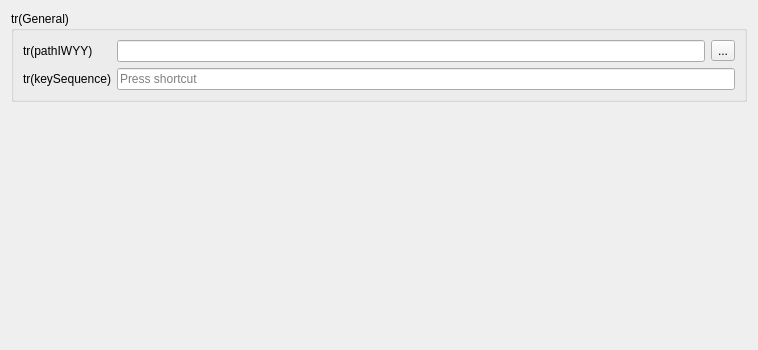
<?xml version="1.0" encoding="UTF-8"?>
<ui version="4.0">
 <class>GeneralOptionWidget</class>
 <widget class="QWidget" name="GeneralOptionWidget">
  <property name="geometry">
   <rect>
    <x>0</x>
    <y>0</y>
    <width>758</width>
    <height>350</height>
   </rect>
  </property>
  <property name="windowTitle">
   <string>Form</string>
  </property>
  <layout class="QVBoxLayout" name="verticalLayout">
   <item>
    <widget class="QGroupBox" name="groupBox">
     <property name="title">
      <string>tr(General)</string>
     </property>
     <layout class="QFormLayout" name="formLayout">
      <item row="1" column="1">
       <layout class="QHBoxLayout" name="horizontalLayout">
        <item>
         <widget class="QLineEdit" name="lnPath"/>
        </item>
        <item>
         <widget class="QToolButton" name="tbntOpenFileDialog">
          <property name="text">
           <string>...</string>
          </property>
         </widget>
        </item>
       </layout>
      </item>
      <item row="2" column="0">
       <widget class="QLabel" name="label_2">
        <property name="text">
         <string>tr(keySequence)</string>
        </property>
       </widget>
      </item>
      <item row="1" column="0">
       <widget class="QLabel" name="label">
        <property name="text">
         <string>tr(pathIWYY)</string>
        </property>
       </widget>
      </item>
      <item row="2" column="1">
       <widget class="QKeySequenceEdit" name="keKeySeq"/>
      </item>
     </layout>
    </widget>
   </item>
   <item>
    <spacer name="verticalSpacer">
     <property name="orientation">
      <enum>Qt::Vertical</enum>
     </property>
     <property name="sizeHint" stdset="0">
      <size>
       <width>20</width>
       <height>198</height>
      </size>
     </property>
    </spacer>
   </item>
  </layout>
 </widget>
 <resources/>
 <connections/>
</ui>
